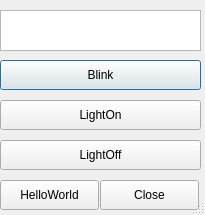
<?xml version="1.0" encoding="UTF-8"?>
<ui version="4.0">
 <class>Dialog</class>
 <widget class="QDialog" name="Dialog">
  <property name="geometry">
   <rect>
    <x>0</x>
    <y>0</y>
    <width>205</width>
    <height>215</height>
   </rect>
  </property>
  <property name="windowTitle">
   <string>Dialog</string>
  </property>
  <property name="sizeGripEnabled">
   <bool>true</bool>
  </property>
  <widget class="QTextEdit" name="textEdit">
   <property name="geometry">
    <rect>
     <x>0</x>
     <y>10</y>
     <width>201</width>
     <height>41</height>
    </rect>
   </property>
  </widget>
  <widget class="QPushButton" name="Blinkbtn">
   <property name="geometry">
    <rect>
     <x>0</x>
     <y>60</y>
     <width>201</width>
     <height>30</height>
    </rect>
   </property>
   <property name="text">
    <string>Blink</string>
   </property>
  </widget>
  <widget class="QPushButton" name="LightOnbtn">
   <property name="geometry">
    <rect>
     <x>0</x>
     <y>100</y>
     <width>201</width>
     <height>30</height>
    </rect>
   </property>
   <property name="text">
    <string>LightOn</string>
   </property>
  </widget>
  <widget class="QPushButton" name="LightOffbtn">
   <property name="geometry">
    <rect>
     <x>0</x>
     <y>140</y>
     <width>201</width>
     <height>30</height>
    </rect>
   </property>
   <property name="text">
    <string>LightOff</string>
   </property>
  </widget>
  <widget class="QPushButton" name="HelloWorldbtn">
   <property name="geometry">
    <rect>
     <x>0</x>
     <y>180</y>
     <width>99</width>
     <height>30</height>
    </rect>
   </property>
   <property name="text">
    <string>HelloWorld</string>
   </property>
  </widget>
  <widget class="QPushButton" name="Closebtn">
   <property name="geometry">
    <rect>
     <x>100</x>
     <y>180</y>
     <width>99</width>
     <height>30</height>
    </rect>
   </property>
   <property name="text">
    <string>Close</string>
   </property>
  </widget>
 </widget>
 <resources/>
 <connections>
  <connection>
   <sender>Blinkbtn</sender>
   <signal>clicked()</signal>
   <receiver>Dialog</receiver>
   <slot>Blink()</slot>
   <hints>
    <hint type="sourcelabel">
     <x>116</x>
     <y>72</y>
    </hint>
    <hint type="destinationlabel">
     <x>121</x>
     <y>92</y>
    </hint>
   </hints>
  </connection>
  <connection>
   <sender>Closebtn</sender>
   <signal>clicked()</signal>
   <receiver>Dialog</receiver>
   <slot>close()</slot>
   <hints>
    <hint type="sourcelabel">
     <x>152</x>
     <y>199</y>
    </hint>
    <hint type="destinationlabel">
     <x>203</x>
     <y>210</y>
    </hint>
   </hints>
  </connection>
  <connection>
   <sender>HelloWorldbtn</sender>
   <signal>clicked()</signal>
   <receiver>Dialog</receiver>
   <slot>printHelloWorld()</slot>
   <hints>
    <hint type="sourcelabel">
     <x>40</x>
     <y>190</y>
    </hint>
    <hint type="destinationlabel">
     <x>26</x>
     <y>213</y>
    </hint>
   </hints>
  </connection>
  <connection>
   <sender>LightOffbtn</sender>
   <signal>clicked()</signal>
   <receiver>Dialog</receiver>
   <slot>LightOff()</slot>
   <hints>
    <hint type="sourcelabel">
     <x>79</x>
     <y>152</y>
    </hint>
    <hint type="destinationlabel">
     <x>85</x>
     <y>175</y>
    </hint>
   </hints>
  </connection>
  <connection>
   <sender>LightOnbtn</sender>
   <signal>clicked()</signal>
   <receiver>Dialog</receiver>
   <slot>LightOn()</slot>
   <hints>
    <hint type="sourcelabel">
     <x>93</x>
     <y>119</y>
    </hint>
    <hint type="destinationlabel">
     <x>100</x>
     <y>133</y>
    </hint>
   </hints>
  </connection>
 </connections>
 <slots>
  <slot>printHelloWorld()</slot>
  <slot>LightOff()</slot>
  <slot>LightOn()</slot>
  <slot>Blink()</slot>
 </slots>
</ui>
